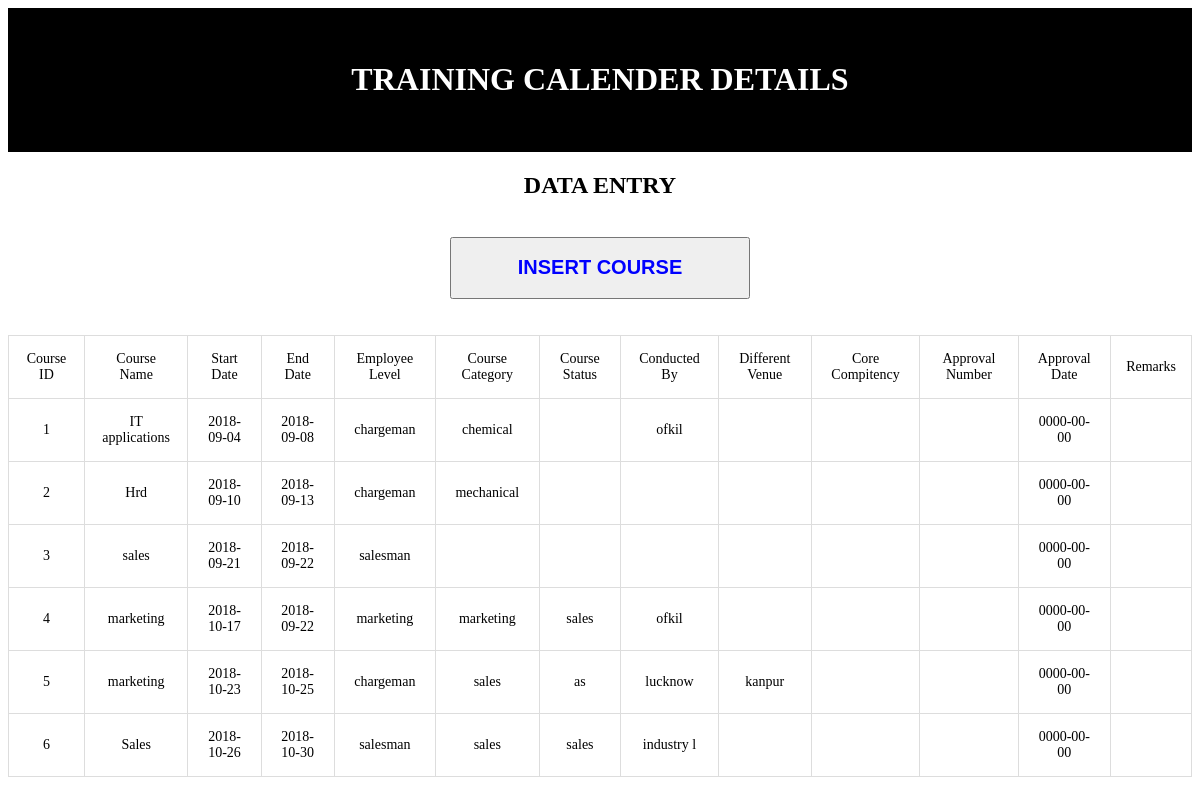
/calendermain.php, run on the app's committed database.
### tables this page shows
CREATE TABLE `trg_calender` (
  `crs_id` int(4) NOT NULL,
  `crs_name` varchar(50) NOT NULL,
  `date_from` date NOT NULL,
  `date_to` date NOT NULL,
  `emp_level` varchar(30) NOT NULL,
  `course_category` varchar(15) NOT NULL,
  `crs_status` varchar(20) NOT NULL,
  `conductedbyid` varchar(10) NOT NULL,
  `different_venue` varchar(10) NOT NULL,
  `corecompitency` varchar(5) NOT NULL,
  `approvalno` varchar(20) NOT NULL,
  `approvaldt` date DEFAULT NULL,
  `remark` varchar(20) NOT NULL
);

### calendermain.php (the view, shortened to what this page needs)
<!DOCTYPE html>
<html>
<head>
</head>
<header><h1>TRAINING CALENDER DETAILS</h1></header>
<body>
<center>
<h2>DATA ENTRY</h2><br>
<button style="height:1cmpx;width:300px"><h2><a href="insert.php">INSERT COURSE</a></h2></button><br>
</center>
<br><br>
<?php
$servername="localhost";
$username="root";
$password="";
$dbname="hrd";
$conn=mysqli_connect("$servername","$username","$password","$dbname");
$sql="select * from trg_calender";
$result=$conn->query($sql);
if($result->num_rows>0)
{
   echo"<table border='1' ><td><center>Course ID</center></td><td><center>Course Name</center></td><td><center>Start Date</center></td><td><center>End Date</center></td><td><center>Employee Level</center></td><td><center>Course Category</center></td><td><center>Course Status</center></td><td><center>Conducted By</center></td><td><center>Different Venue</center></td><td><center>Core Compitency</center></td><td><center>Approval Number</center></td><td>Approval Date</td><td><center>Remarks</center></td>";
   while($row=$result->fetch_assoc())
   {
       echo"<tr>";
       echo"<td>".$row["crs_id"]."</td><td>".$row["crs_name"]."</td><td>".$row["date_from"]."</td><td>".$row["date_to"]."</td><td>".$row["emp_level"]."</td><td>".$row["course_category"]."</td><td>".$row["crs_status"]."</td><td>".$row["conductedbyid"]."</td><td>".$row["different_venue"]."</td><td>".$row["corecompitency"]."</td><td>".$row["approvalno"]."</td><td>".$row["approvaldt"]."</td><td>".$row["remark"]."</td>";
       echo"</center></tr>";
   }
}
else
{
echo"0 results";
}
echo"</table><br><br><br>";
?>
</body>
</html>

### calendermain.php (style rules this page uses)
a:link { color: blue; background-color: transparent; text-decoration: none; }
header, footer { padding: 2em; color: white; background-color: black; clear: left; text-align: center; }
h1 { font-size: 1.5 cm; }
table, td, th { border: 1px solid #ddd; text-align: left; }
h2 { font-color: white; }
table { border-collapse: collapse; width: 100%; font-family: verdana; font-size: 14px; }
th, td { padding: 15px; text-align: center; }

### data on the page
trg_calender: crs_id "1", crs_name "IT applications", date_from "2018-09-04", date_to "2018-09-08", emp_level "chargeman", course_category "chemical", conductedbyid "ofkil", approvaldt "0000-00-00"
trg_calender: crs_id "2", crs_name "Hrd", date_from "2018-09-10", date_to "2018-09-13", emp_level "chargeman", course_category "mechanical", approvaldt "0000-00-00"
trg_calender: crs_id "3", crs_name "sales", date_from "2018-09-21", date_to "2018-09-22", emp_level "salesman", approvaldt "0000-00-00"
trg_calender: crs_id "4", crs_name "marketing", date_from "2018-10-17", date_to "2018-09-22", emp_level "marketing", course_category "marketing", crs_status "sales", conductedbyid "ofkil", approvaldt "0000-00-00"
trg_calender: crs_id "5", crs_name "marketing", date_from "2018-10-23", date_to "2018-10-25", emp_level "chargeman", course_category "sales", crs_status "as", conductedbyid "lucknow", different_venue "kanpur", approvaldt "0000-00-00"
trg_calender: crs_id "6", crs_name "Sales", date_from "2018-10-26", date_to "2018-10-30", emp_level "salesman", course_category "sales", crs_status "sales", conductedbyid "industry l", approvaldt "0000-00-00"
